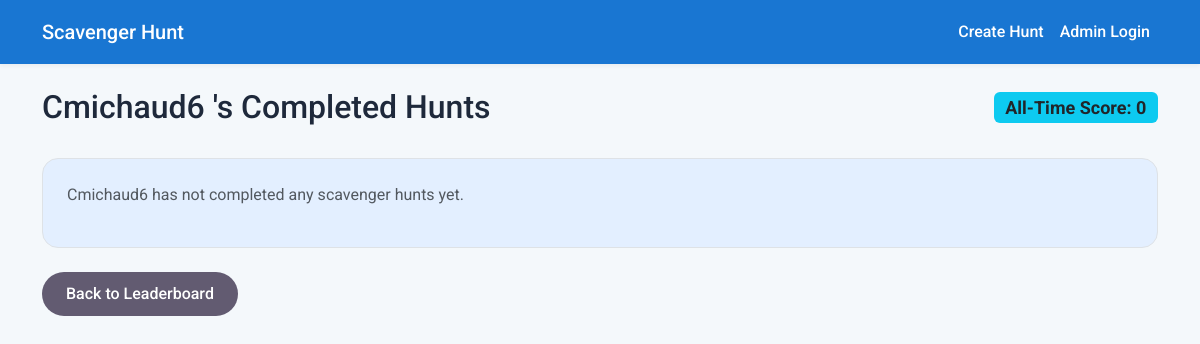
The app's page /user/Cmichaud6 , older data.
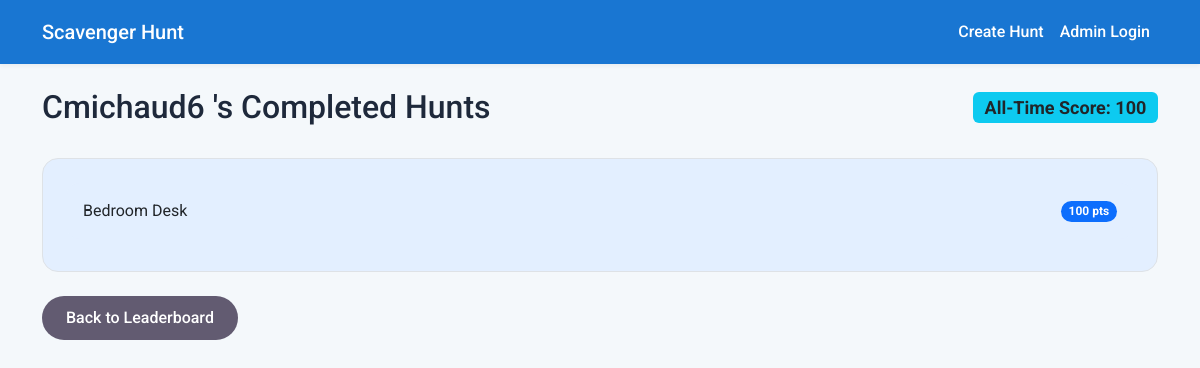
The same page, newer data.
### app.py (models this page shows)
class Player(db.Model):
    id = db.Column(db.Integer, primary_key=True)
    username = db.Column(db.String(255), nullable=False)
    hunt_id = db.Column(db.Integer, db.ForeignKey('hunt.id'), nullable=False)
    total_score = db.Column(db.Integer, default=0)
    is_completed = db.Column(db.Boolean, default=False)
    attempts = db.relationship('Attempt', backref='player', lazy=True)

class Hunt(db.Model):
    id = db.Column(db.Integer, primary_key=True)
    name = db.Column(db.String(255), nullable=False)
    targets = db.relationship('Target', backref='hunt', lazy=True, cascade="all, delete-orphan")

### app.py (the view)
@app.route('/user/<username>')
def user_details(username):
    user_scores = db.session.query(
        Hunt.name,
        Player.total_score
    ).join(Player, Hunt.id == Player.hunt_id)\
     .filter(Player.username == username, Player.is_completed == True)\
     .order_by(Hunt.name)\
     .all()
    total_score_all_time = sum(score for _, score in user_scores)
    return render_template('user_details.html', username=username, scores=user_scores, total_score=total_score_all_time)

### templates/user_details.html
{% extends 'layout.html' %}
{% block content %}
<div class="d-flex justify-content-between align-items-center">
    <h2>{{ username }}'s Completed Hunts</h2>
    <h4><span class="badge bg-info text-dark">All-Time Score: {{ total_score }}</span></h4>
</div>
<div class="card mt-4">
    <div class="card-body">
        {% if scores %}
            <ul class="list-group list-group-flush">
                {% for hunt_name, score in scores %}
                    <li class="list-group-item d-flex justify-content-between align-items-center p-3">
                        <span>{{ hunt_name }}</span>
                        <span class="badge bg-primary rounded-pill">{{ score }} pts</span>
                    </li>
                {% endfor %}
            </ul>
        {% else %}
            <p class="text-muted">{{ username }} has not completed any scavenger hunts yet.</p>
        {% endif %}
    </div>
</div>
<a href="{{ url_for('index') }}" class="btn btn-secondary mt-4">Back to Leaderboard</a>
{% endblock %}

Row changes from the older to the newer data that the page shows:
now on this page (row edited): Player: username "Cmichaud6", name "Bedroom Desk", total_score "100"
Text that changed along with them:
{{ total_score }}: "0" → "100"
{{ username }}: "Cmichaud6" → (not shown)
text no longer shown: "has not completed any scavenger hunts yet."
